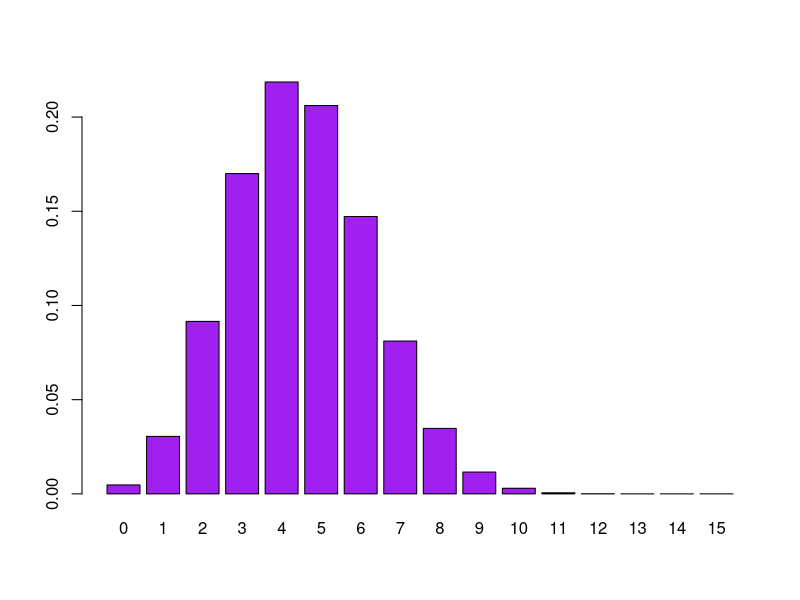
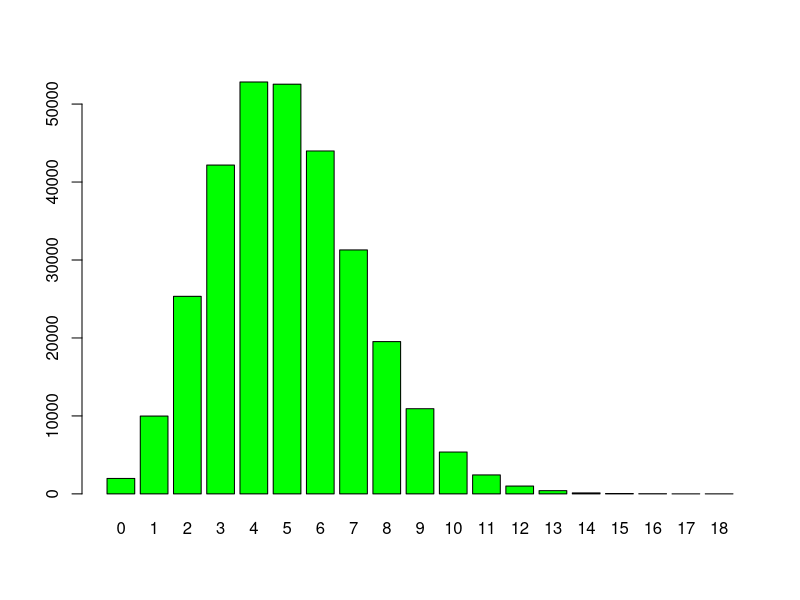

Write the R code that produced these figures, in order. (Note: this script raises an error after producing the figures.)
#Chapter 0-1 Tasks

#Work through Tasks/ Questions listed in Chapter 1

##Note 
#dbinom provides the probability of getting a result for a specific point on the binomial distribution
#pbinom calculates the cumulative probability of getting a result equal to or below that point on the distribution


#Look at the factor function
?factor

#Bernoulli Trials
#rbinom(n= #of trials, prob = probability, size = 1[always the case for bernoulli])

#Question 1.2
rbinom(15, 1, 0.5)
#Successes and failures can have unequal probabilities in a Bernoulli trial, as long as the probabilities sum to 1

rbinom(12, 1, 2/3)
# 1 indicates successes (i.e., landed in right-hand box) and 0 zero denotes left-hand box

#Binomial Succes Counts
#Only care about how many balls go into right-hand box
#Order doesn't matter

rbinom(1, prob = 2/3, size = 12)

#Number of successes in a Bernoulli trial with a probability of success of 0.3 is called a binomial random variable
#B(15, 0.3)

set.seed(235569515)
rbinom(1, prob = 0.3, size = 15)
# Question 1.3: Repeat Function 10 times and report most common outcome
#Most common outcome was 5

#Probability Mass Distribution
pvec <- dbinom(0:15, prob = 0.3, size = 15)
round(pvec,2)

#Plot the prob dist
barplot(pvec, names.arg = 0:15, col = "purple")

#Question 1.4
dbinom(4, size = 4, prob = 2/3)

#Poisson Distribution
#Use when the probability of succes p is small and the number of trials n is large; can approx. the binomal dist

#Question 1.5
dbinom(0:12, size = 10000, prob = 0.0005)
Mu <- 10000 * 0.0005
dpois(0:12, Mu)

#Simulate a mutation process along 10,000 positions with a mutations rate of 5x10^-4
rbinom(1, size = 10000, prob = 0.0005)
simulate <- rbinom(n = 300000, prob = 0.0005, size = 10000)
barplot(table(simulate), col = "green")

#Examine a collection of 50 patients
rbinom(0:100, size = 1, prob = 0.01)
rbinom(0:100, size = 50, prob = 0.01)

#Task
p <- 0.01
n <- 50

dbinom(n, 1, p)
dpois(n, 0.5)

#Task
#ppois(6, 0.5, lower.tail = FALSE)
#if lower.tail is TRUE (default), probabilities are P[X ≤ x], otherwise, P[X > x] if FALSE


##Multinomial
#More than two outcomes

##Generate a random number variable with four levels
?runif
pvec <- c(1/8, 3/8, 3/8, 1/8)
svec <- sample(4, prob = pvec)
runif(n = svec, min = 0, max = 1)

dmultinom(c(4, 2, 0, 0), prob = rep(0.25, 4))
pvec <- rep(1/4, 4)
pvec
t(rmultinom (1, prob = pvec, size = 8))

#Question 1.8
#t above means transpose
(rmultinom(1, prob = pvec, size = 8))

#Question 1.9
#Turns into a Bernoulli Trial
rmultinom(n = 8, prob = pvec, size = 1)

#Determing the Power of a Test
#Generate a 1000 simulated instances
pvecA <- c(3/8, 1/4, 3/12, 1/8)
Obs <- rmultinom(1000, prob = pvecA, size = 20)
dim(Obs)
#Returns the number of columns and rows of a data frame or matrix
#First number reflects the number of columns and the second number reflects the number of rows
?dim

Obs[, 1:7]
?apply
#Perfroms redunant functions on a matrix or data frame
#apply(x, margin, function)
#Margin1 = rows, Margin2 = columns
apply(Obs, 1, mean)

Exp <- pvecA * 20
Exp

stat <- function(obsvd, exptd = 20 * pvec) {
  sum((obsvd - exptd)^2 / exptd)
}

stat(Obs[, 1])
S1 <- apply(Obs, 2, stat)
q95
